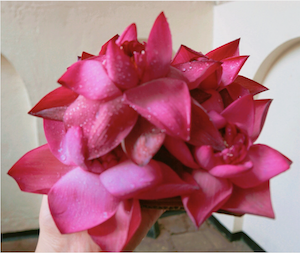
#> input picture images/origin_5.png, 300 x 253 px, found by its file name; its folder holds 4 pictures in this run
$ python preprocessing.py
#> lines starting #> are read from the running program, lines starting #| are printed output that depends on the picture; after the words box and inside, x2 and y2 are one past the last pixel; in counts of white or black regions, pixels touching at a corner belong together
#> in generate, im_rgb is the input picture: shape (253, 300, 3); mean B, G, R 129.4, 116.1, 176.2
### submit/util.py
import numpy as np
import inspect, sys


# [39 lines left out: functions raiseNotDefined, compress2, decompress2, not called in this run]


def rgb2yiq(rgb):
    rgb = rgb / 255.0
    y = np.clip(np.dot(rgb, np.array([0.299, 0.587, 0.144])),             0,   1)
    i = np.clip(np.dot(rgb, np.array([0.595716, -0.274453, -0.321263])), -0.5957, 0.5957)
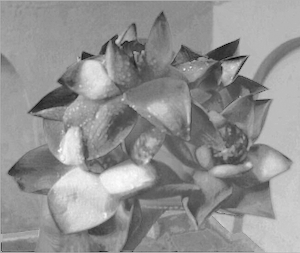
#> i: shape (253, 300) float64; min -0.247, max 0.106, mean -0.0446; drawn with min black and max white
    q = np.clip(np.dot(rgb, np.array([0.211456, -0.522591, 0.311135])),  -0.5226, 0.5226)
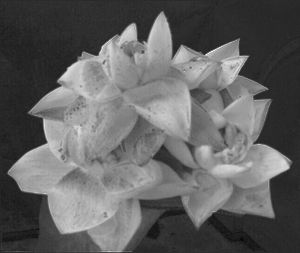
#> q: shape (253, 300) float64; min -0.0624, max 0.319, mean 0.0843; drawn with min black and max white
    yiq = rgb
    yiq[..., 0] = y
    yiq[..., 1] = i
    yiq[..., 2] = q
    return yiq


def yiq2rgb(yiq):
    r = np.dot(yiq, np.array([1.0,  0.956295719758948,  0.621024416465261]))
    g = np.dot(yiq, np.array([1.0, -0.272122099318510, -0.647380596825695]))
    b = np.dot(yiq, np.array([1.0, -1.106989016736491,  1.704614998364648]))
    rgb = yiq
    rgb[:, :, 0] = r
    rgb[:, :, 1] = g
    rgb[:, :, 2] = b
    out = np.clip(rgb, 0.0, 1.0) * 255.0
    out = out.astype(np.uint8)
    return out

### submit/preprocessing.py
import sys, cv2

# from skimage.color import yiq2rgb, rgb2yiq
from util import yiq2rgb, rgb2yiq
import random
import numpy as np
import math


def generate(input_dir, sketch_dir, gray_dir, small=5000, big=3000):

    im_rgb = cv2.imread(input_dir)
    im_yiq = rgb2yiq(im_rgb)
    x, y = im_yiq.shape[:2]
#> x = 253; y = 300

    im_gray = im_yiq.copy()
    im_gray[:, :, 1:] = np.zeros(shape=(x, y, 2))
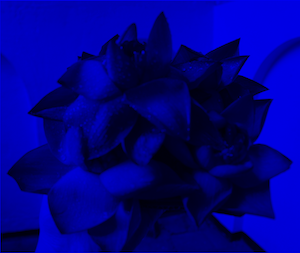
#> im_gray: shape (253, 300, 3) float64; mean of channels 0, 1, 2 0.519, 0, 0; drawn as B, G, R

    im_yiq_mark = im_gray.copy()

    im_gray_output = yiq2rgb(im_gray)
#> in yiq2rgb, `rgb[:, :, 1] = g`:
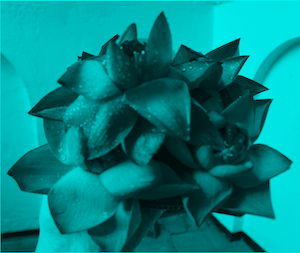
#> rgb: shape (253, 300, 3) float64; mean of channels 0, 1, 2 0.519, 0.519, 0; drawn as B, G, R
    cv2.imwrite(gray_dir, im_gray_output)


    for i in range(small):
        d = int(math.sqrt(x * y) / 200)
        xi = random.randint(0, x - 1)
        yi = random.randint(0, y - 1)
        x1 = max(xi - d, 0)
        x2 = min(xi + d, x)
        y1 = max(yi - d, 0)
        y2 = min(yi + d, y)
        if(np.std(im_yiq[x1:x2, y1:y2, 1:2])<0.03):
            color1 = np.mean(im_yiq[x1:x2, y1:y2, 1])
            color2 = np.mean(im_yiq[x1:x2, y1:y2, 2])
            im_yiq_mark[x1:x2, y1:y2, 1] = color1 * np.ones(shape=(x2-x1, y2-y1))
            im_yiq_mark[x1:x2, y1:y2, 2] = color2 * np.ones(shape=(x2-x1, y2-y1))
#> this loop made 200 passes
#> (color1, color2) on passes 1 to 12: (-0.0811, 0.16), (-0.0586, 0.163), (-0.0509, 0.00527), (0.0137, -0.0102), (-0.125, 0.108), (-0.0332, -0.0243), (-0.0375, -0.00622), (0.012, -0.00239), (-0.124, 0.152), (0.0324, 0.197), (-0.0732, 0.243), (-0.0584, 0.192)
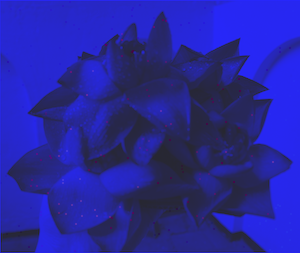
#> im_yiq_mark: shape (253, 300, 3) float64; 1.02% of pixels changed, all inside (x1, y1, x2, y2) = (0, 0, 299, 253); drawn with min black and max white
    for i in range(big):
        d = int(math.sqrt(x * y) / 100)
        xi = random.randint(0, x-1)
        yi = random.randint(0, y-1)
        x1 = max(xi - d, 0)
        x2 = min(xi + d, x)
        y1 = max(yi - d, 0)
        y2 = min(yi + d, y)
        if (np.std(im_yiq[x1:x2, y1:y2, 1:2]) < 0.1):
            color1 = np.mean(im_yiq[x1:x2, y1:y2, 1])
            color2 = np.mean(im_yiq[x1:x2, y1:y2, 2])
            im_yiq_mark[x1:x2, y1:y2, 1] = color1 * np.ones(shape=(x2 - x1, y2 - y1))
            im_yiq_mark[x1:x2, y1:y2, 2] = color2 * np.ones(shape=(x2 - x1, y2 - y1))
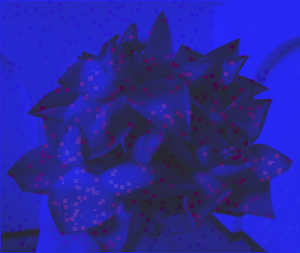
#> im_yiq_mark: shape (253, 300, 3) float64; 10% of pixels changed, all inside (x1, y1, x2, y2) = (0, 0, 300, 253); drawn with min black and max white
    im_output = yiq2rgb(im_yiq_mark)
#> in yiq2rgb (call 2), `out = np.clip(rgb, 0.0, 1.0) * 255.0`:
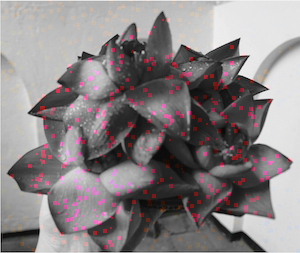
#> out: shape (253, 300, 3) float64; mean of channels 0, 1, 2 132.6, 131, 137.6; drawn as B, G, R
    cv2.imwrite(sketch_dir, im_output)


if __name__ == "__main__":
    try:
        imgname = sys.argv[1]
    except:
        imgname = "5"

    origin_dir = 'images/origin_{}.png'.format(imgname)
    sketch_dir = 'images/sketch_{}.png'.format(imgname)
    gray_dir = 'images/gray_{}.png'.format(imgname)

    generate(origin_dir, sketch_dir, gray_dir, small=200, big=500)
